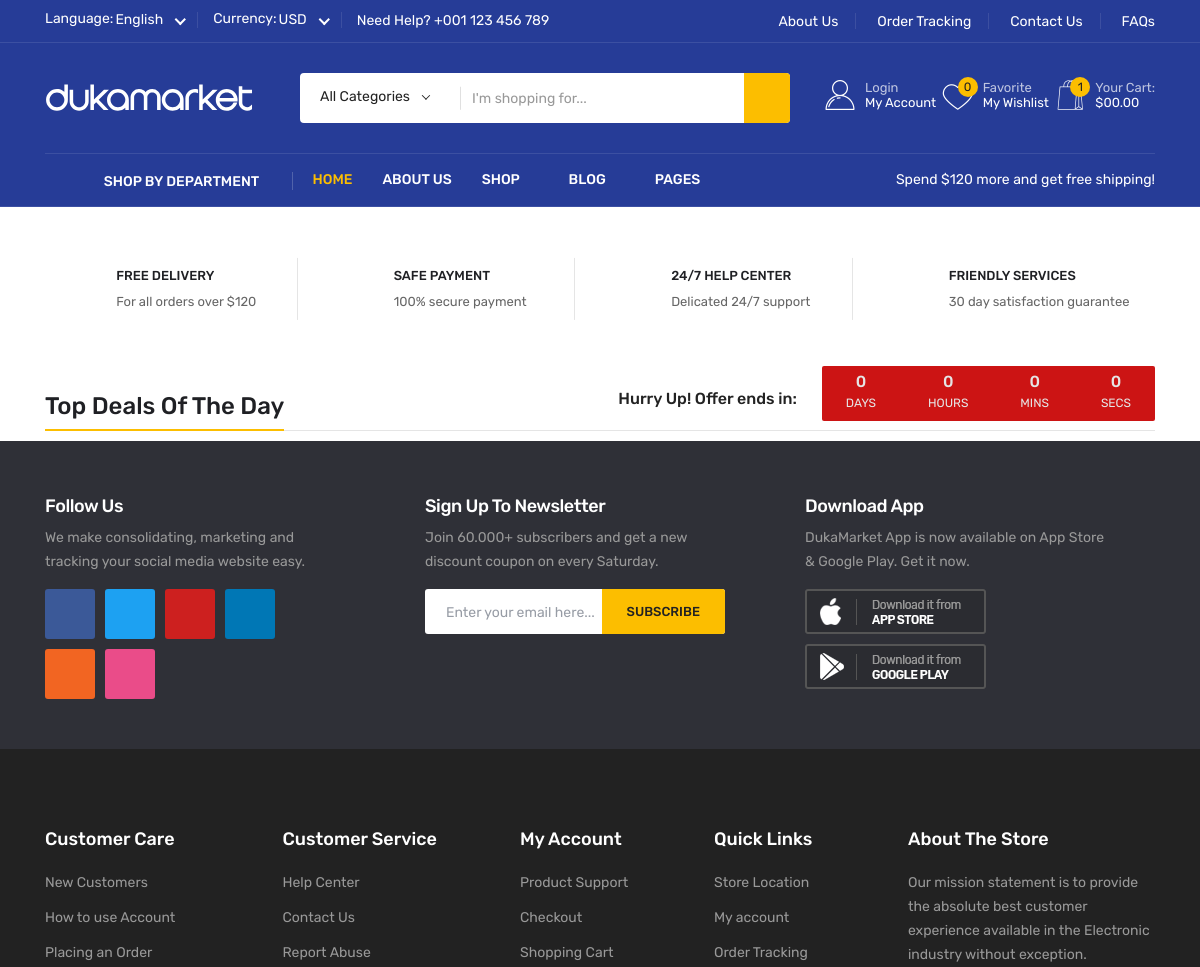
/ (upper part), run on an earlier commit of the app's database.
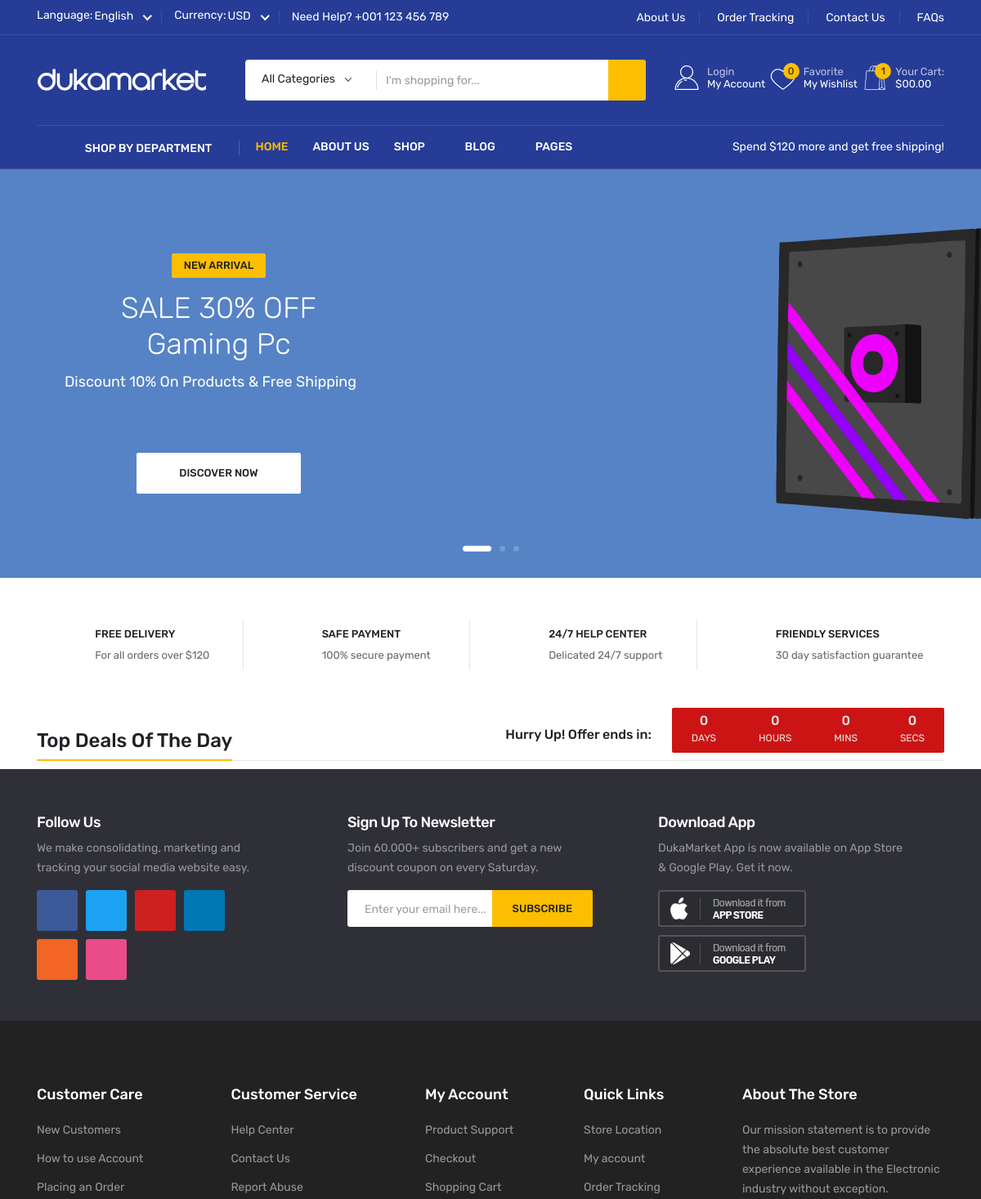
And on a later commit of the database.
### slider/models.py (models this page shows, shortened)
class Slider (models.Model):
    DISCOUNT_DEAL = (
        ('HOT DEALS','HOT DEALS'),
        ('NEW ARRIVAL','NEW ARRIVAL')
    )
    name = models.CharField(max_length=100)
    img = models.FileField(upload_to='slider_img/',unique=True,default=None)
    discount_deal = models.CharField(choices=DISCOUNT_DEAL , max_length=300)
    discount = models.IntegerField()
    sale = models.IntegerField()
    link = models.CharField(max_length=300)

### mysite/views.py (the view)
# urls.py: path('',views.index,name='index'),
def index(request):
    slider = Slider.objects.all()
    category = Main_Category.objects.all()
    product = Product.objects.all()
    data = {
        'slider':slider,
        'category':category,
        'product':product,
    }
    return render (request,'index.html',data)

### templates/index.html (shortened to what this page needs)
{% extends 'base.html' %}
{% load static %}
{% block content %}
    <main>
        <div class="slider-area">
            <div class="swiper-container slider__active">
                <div class="slider-wrapper swiper-wrapper">
                    {% for i in slider %}
                    <div class="single-slider swiper-slide slider-height d-flex align-items-center" data-background="{{i.img.url}}">
                        <div class="container">
                            <div class="row">
                                <div class="col-xl-5">
                                    <div class="slider-content">
                                        <div class="slider-top-btn" data-animation="fadeInLeft" data-delay="1.5s">
                                            <a href="product-details.html" class="st-btn b-radius">{{i.discount_deal}}</a>
                                        </div>
                                        <h2 data-animation="fadeInLeft" data-delay="1.7s" class="pt-15 slider-title pb-5">SALE {{i.sale}}% OFF <br> {{i.name}}</h2>
                                        <p class="pr-20 slider_text" data-animation="fadeInLeft" data-delay="1.9s">Discount {{i.discount}}% On Products & Free Shipping</p>
                                        <div class="slider-bottom-btn mt-75">
                                            <a data-animation="fadeInUp" data-delay="1.15s" href="" class="st-btn-b b-radius">Discover now</a>
                                        </div>
                                    </div>
                                </div>
                            </div>
                        </div>
                    </div>
                    {% endfor %}
                    <div class="main-slider-paginations"></div>
                </div>
            </div>
        </div>
        <section class="features__area pt-20">
            <div class="container">
                <div class="row row-cols-xxl-4 row-cols-xl-4 row-cols-lg-4 row-cols-md-2 row-cols-sm-2 row-cols-1 gx-0">
                    <div class="col">
                        <div class="features__item d-flex white-bg">
                            <div class="features__icon mr-20">
                                <i class="fal fa-truck"></i>
                            </div>
                            <div class="features__content">
                                <h6>FREE DELIVERY</h6>
                                <p>For all orders over $120</p>
                            </div>
                        </div>
                    </div>
                    <div class="col">
                        <div class="features__item d-flex white-bg">
                            <div class="features__icon mr-20">
                                <i class="fal fa-money-check"></i>
                            </div>
                            <div class="features__content">
                                <h6>SAFE PAYMENT</h6>
                                <p>100% secure payment</p>
                            </div>
                        </div>
                    </div>
                    <div class="col">
                        <div class="features__item d-flex white-bg">
                            <div class="features__icon mr-20">
                                <i class="fal fa-comments-alt"></i>
                            </div>
                            <div class="features__content">
                                <h6>24/7 HELP CENTER</h6>
                                <p>Delicated 24/7 support</p>
                            </div>
                        </div>
                    </div>
                    <div class="col">
                        <div class="features__item features__item-last d-flex white-bg">
                            <div class="features__icon mr-20">
                                <i class="fad fa-user-headset"></i>
                            </div>
                            <div class="features__content">
                                <h6>FRIENDLY SERVICES</h6>
                                <p>30 day satisfaction guarantee</p>
                            </div>
                        </div>
                    </div>
                </div>
            </div>
        </section>
        <section class="topsell__area-1 pt-15">
            <div class="container">
                <div class="row">
                    <div class="col-xl-12">
                        <div class="section__head d-flex justify-content-between mb-10">
                            <div class="section__title">
                                <h5 class="st-titile-d">Top Deals Of The Day</h5>
                            </div>
                            <div class="offer-time">
                                <span class="offer-title d-none d-sm-block">Hurry Up! Offer ends in:</span>
                                <div class="countdown">
                                    <div class="countdown-inner b-radius" data-countdown="" data-date="Mar 02 2022 20:20:22">
                                        <ul class="text-center">
                                            <li><span data-days="">36</span> Days</li>
                                            <li><span data-hours="">8</span> Hours</li>
                                            <li><span data-minutes="">16</span> Mins</li>
                                            <li><span data-seconds="">54</span> Secs</li>
                                        </ul>
                                    </div>
                                </div>
                            </div>
                        </div>
                    </div>
                </div>
            </div>
        </section>
        <section class="cta-area d-ldark-bg pt-55 pb-10">
            <div class="container">
                <div class="row">
                    <div class="col-lg-4 col-md-6">
                        <div class="cta-item cta-item-d mb-30">
                            <h5 class="cta-title">Follow Us</h5>
                            <p>We make consolidating, marketing and tracking your social media website easy.</p>
                            <div class="cta-social">
                                <div class="social-icon">
                                    <a href="#" class="facebook"><i class="fab fa-facebook-f"></i></a>
                                    <a href="#" class="twitter"><i class="fab fa-twitter"></i></a>
                                    <a href="#" class="youtube"><i class="fab fa-youtube"></i></a>
                                    <a href="#" class="linkedin"><i class="fab fa-linkedin-in"></i></a>
                                    <a href="#" class="rss"><i class="fas fa-rss"></i></a>
                                    <a href="#" class="dribbble"><i class="fab fa-dribbble"></i></a>
                                </div>
                            </div>
                        </div>
                    </div>
                    <div class="col-lg-4 col-md-6">
                        <div class="cta-item mb-30">
                            <h5 class="cta-title">Sign Up To Newsletter</h5>
                            <p>Join 60.000+ subscribers and get a new discount coupon  on every Saturday.</p>
                            <div class="subscribe__form">
                                <form action="#">
                                    <input type="email" placeholder="Enter your email here...">
                                    <button>subscribe</button>
                                </form>
                            </div>
                        </div>
                    </div>
                    <div class="col-lg-4 col-md-6">
                        <div class="cta-item mb-30">
                            <h5 class="cta-title">Download App</h5>
                            <p>DukaMarket App is now available on App Store & Google Play. Get it now.</p>
                            <div class="cta-apps">
                                <div class="apps-store">
                                    <a href="#"><img src="assets/img/brand/app_ios.png" alt=""></a>
                                    <a href="#"><img src="assets/img/brand/app_android.png" alt=""></a>
                                </div>
                            </div>
                        </div>
                    </div>
                </div>
            </div>
        </section>
    </main>
{% endblock %}

What changed in the data, as far as the page shows it:
added Slider: discount_deal "NEW ARRIVAL", sale "30", name "Gaming Pc", discount "10"
